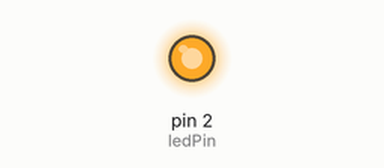
This sketch was run on a simulated Arduino Uno, built with avr-gcc and run on an emulated ATmega328P. On the bench: output pins drawn as LEDs (lit = HIGH).

Above: at 0.05 s.
At 7.7 s:
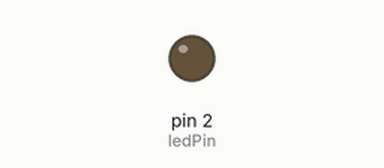
Timing chart, 0 to 10.0 s (numbered marks = the images above):
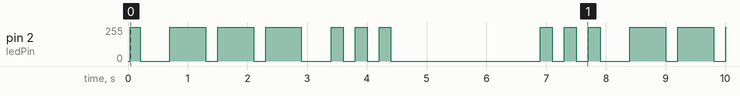

The sketch:

ex03_SOS_millis.ino
```cpp
// 实验3任务2：使用millis()实现SOS信号
const int ledPin = 2;

// 时序定义（单位：毫秒）
const int dot = 200;          // 短闪时长
const int dash = 600;         // 长闪时长
const int intraCharGap = 200; // 同一字母内点划间隔
const int interCharGap = 500; // 字母间间隔
const int interWordGap = 2500;// 单词结束后停顿

// SOS序列：正数表示亮灯时长，负数表示灭灯时长
const int sosSequence[] = {
  dot, -intraCharGap, dot, -intraCharGap, dot, -interCharGap,     // S
  dash, -intraCharGap, dash, -intraCharGap, dash, -interCharGap,   // O
  dot, -intraCharGap, dot, -intraCharGap, dot, -interWordGap       // S + 结束停顿
};
const int seqLength = sizeof(sosSequence) / sizeof(sosSequence[0]);

int stepIndex = 0;                 // 当前步骤索引
unsigned long previousMillis = 0;  // 上一次动作开始时间

void setup() {
  pinMode(ledPin, OUTPUT);
  digitalWrite(ledPin, LOW);
}

void loop() {
  unsigned long currentMillis = millis();

  if (previousMillis == 0 || (currentMillis - previousMillis >= abs(sosSequence[stepIndex]))) {
    stepIndex = (stepIndex + 1) % seqLength;

    int action = sosSequence[stepIndex];
    if (action > 0) {
      digitalWrite(ledPin, HIGH);
    } else {
      digitalWrite(ledPin, LOW);
    }
    previousMillis = currentMillis;
  }
}
```

Measured:
- by itself, pin 2 (ledPin): moves between 0/255 and 255/255, repeating every 7.7 s
